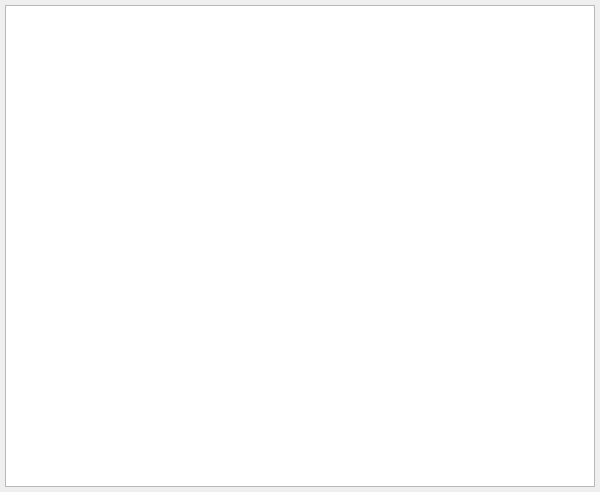
<ui version="4.0" >
 <author></author>
 <comment></comment>
 <exportmacro></exportmacro>
 <class>CAnualesBase</class>
 <widget class="QWidget" name="CAnualesBase" >
  <property name="geometry" >
   <rect>
    <x>0</x>
    <y>0</y>
    <width>600</width>
    <height>492</height>
   </rect>
  </property>
  <property name="windowTitle" >
   <string>Cuentas Anuales</string>
  </property>
  <property name="windowIcon" >
   <iconset resource="../../../bulmages-recursos-graficos.qrc" >:/BulmaCont32x32/images/pendientes/i_estadisticas.xpm</iconset>
  </property>
  <layout class="QVBoxLayout" >
   <property name="margin" >
    <number>5</number>
   </property>
   <property name="spacing" >
    <number>2</number>
   </property>
   <item>
    <widget class="QTableWidget" name="mui_listado" />
   </item>
  </layout>
 </widget>
 <layoutdefault spacing="6" margin="11" />
 <pixmapfunction></pixmapfunction>
 <resources>
  <include location="../../../bulmages-recursos-graficos.qrc" />
 </resources>
 <connections/>
</ui>
